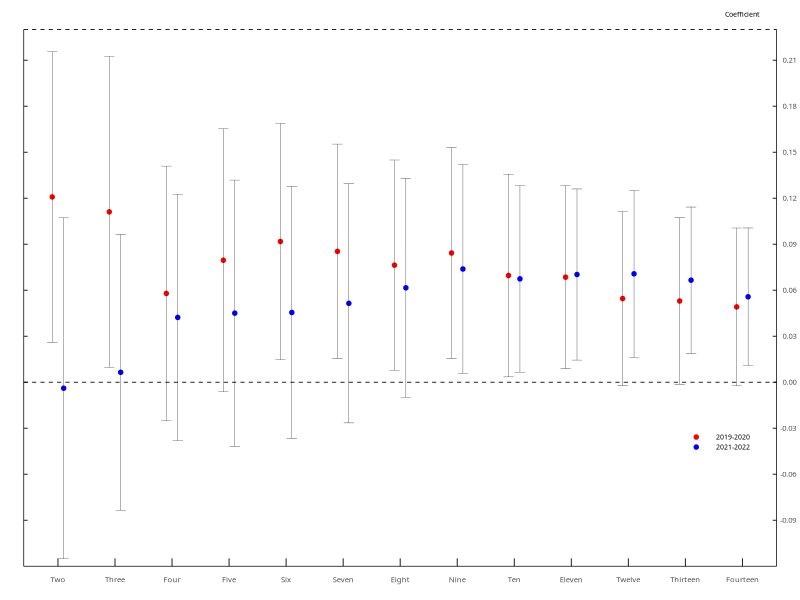
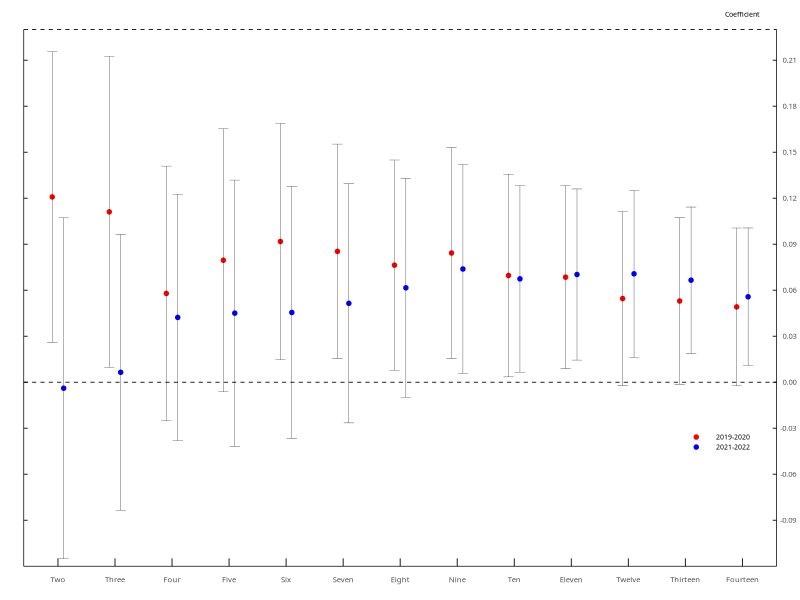
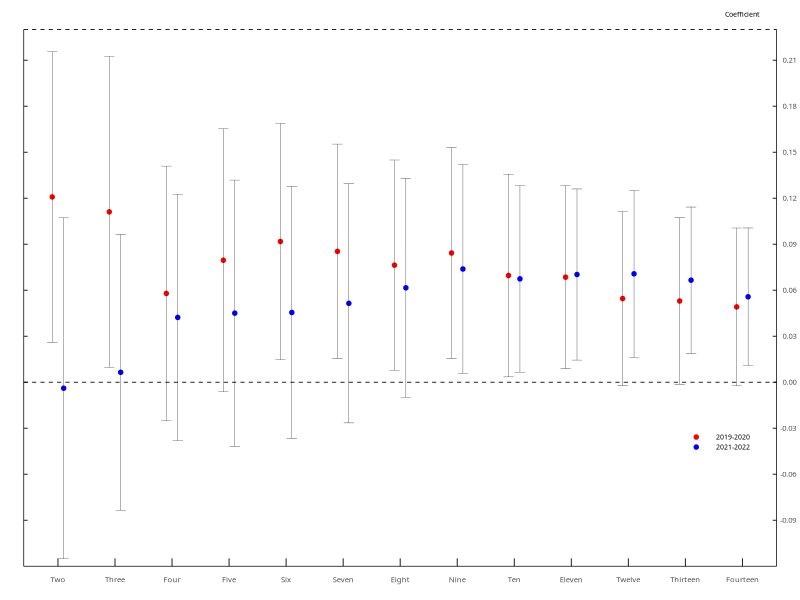

Write R code to recreate these figures, in order.
library(ggplot2)

# Combine the data for the two panels into a single data frame and add a 'phase' column
data_combined <- rbind(
  data.frame(
    variable = c("Two","Three", "Four", "Five", "Six", "Seven", "Eight", "Nine", "Ten", "Eleven", "Twelve", "Thirteen", "Fourteen"),
    estimate = c(0.1208316,	0.1110865,	0.0578944,	0.0795354,	0.091766,	0.085331,	0.0763201,	0.0842728,	0.0695959,	0.0684883,	0.054551,	0.0529644,	0.0491159
),
    se = c(0.0483422,	0.0517536,	0.0423829,	0.0437696,	0.0393661,	0.0357076,	0.0350024,	0.0351015,	0.0337261,	0.0304731,	0.0289877,	0.02767,	0.0262532	
),
    low_ci = c(0.026080888,	0.009649444,	-0.025176084,	-0.006253016,	0.014608444,	0.015344104,	0.007715396,	0.01547386,	0.003492744,	0.008761024,	-0.002264892,	-0.0012688,	-0.002340372	
),
    high_ci = c(0.215582312,	0.212523556,	0.140964884,	0.165323816,	0.168923556,	0.155317896,	0.144924804,	0.15307174,	0.135699056,	0.128215576,	0.111366892,	0.1071976,	0.100572172	
),      
    phase = "2019-2020"  # Added 'phase' column with the phase label
  ),
  data.frame(
    variable = c("Two","Three", "Four", "Five", "Six", "Seven", "Eight", "Nine", "Ten", "Eleven", "Twelve", "Thirteen", "Fourteen"),
    estimate = c(-0.0039199,	0.0064493,	0.0422489,	0.0450465,	0.0454671,	0.0514414,	0.0615638,	0.0738339,	0.0674243,	0.0702456,	0.0707019,	0.0665521,	0.055709	
),
    se = c(0.0567786,	0.0459004,	0.041,	0.0442816,	0.0418322,	0.0397856,	0.0364609,	0.0347854,	0.0310453,	0.0284644,	0.0278207,	0.0243373,	0.0228974	
),
    low_ci = c(-0.115205956,	-0.083515484,	-0.0381111,	-0.041745436,	-0.036524012,	-0.026538376,	-0.009899564,	0.005654516,	0.006575512,	0.014455376,	0.016173328,	0.018850992,	0.010830096	
),
    high_ci = c(0.107366156,	0.096414084,	0.1226089,	0.131838436,	0.127458212,	0.129421176,	0.133027164,	0.142013284,	0.128273088,	0.126035824,	0.125230472,	0.114253208,	0.100587904	
),      
    phase = "2021-2022"  # Added 'phase' column with the phase label
  )
  
)

# Specify the order of the x-axis labels
x_axis_order_combined <- c("Two","Three", "Four", "Five", "Six", "Seven", "Eight", "Nine", "Ten", "Eleven", "Twelve", "Thirteen", "Fourteen")
data_combined$variable <- factor(data_combined$variable, levels = x_axis_order_combined)

scaleFUN <- function(x) {
  formatted_labels <- format(x, nsmall = 1)
  formatted_labels[formatted_labels == "0.0"] <- "0.0"
  paste0(formatted_labels)
}
# Create the plot with both panels side by side and a legend
plot_combined <- ggplot(data_combined, aes(x = variable, color = phase)) +
  geom_point(aes(y = estimate), size = 1.20, position = position_dodge(width = 0.40)) +
  geom_errorbar(aes(ymin = low_ci, ymax = high_ci), size = 0.1, 
                width = ifelse(data_combined$phase == "2019-2020", 0.4, 0.4), 
                color = "black", 
                position = position_dodge2(width = 0.4)) +  # Set error bar color to black
  geom_hline(yintercept = 0, linetype = "dashed", color = "black", size = 0.3) +
  geom_hline(yintercept = 0.23, linetype = "dashed", color = "black", size = 0.3) +
  labs(title = "",
       x = "",
       y = "",
       color = "Phase") +
  theme_minimal() +
  theme(
    plot.title = element_text(hjust = 0.5),
    panel.border = element_blank(),
    panel.spacing = unit(0.5, "lines"),
    panel.grid.major = element_blank(),
    panel.grid.minor = element_blank(),
    axis.line.x = element_line(color = "black", size = 0.25),
    axis.line.y = element_line(color = "black", size = 0.25),
    axis.text.x = element_text(angle = 0, hjust = 0.5, vjust = -3, size = 5.5, family = "CM Roman"),
    axis.ticks.length.y = unit(-0.10, "cm"),
    axis.title.y = element_text(vjust = 1),
    axis.text.y = element_text(vjust = 0.5, hjust = -6, size = 5.5, family = "CM Roman"),
    axis.text.y.left = element_blank(),
    axis.text.y.right = element_text(hjust = 1.2), 
    plot.margin = margin(0.1, 0.1, 0.1, 0.1, "cm"),
    axis.ticks.x = element_line(size = unit(0.3, "cm"), color = "black"),
    axis.ticks.length.x = unit(-0.20, "cm"),
    axis.ticks.y = element_line(size = unit(0.3, "cm"), color = "black"),
    axis.ticks.margin = unit(0.2, "cm"),
    legend.text = element_text(size = 5, family = "CM Roman"),  # Adjust the size here for the legend text
    legend.position = c(0.97, 0.25),
    legend.justification = c("right", "top"),
    legend.box.just = "right",
    legend.margin = margin(0, 3, 0, 0),
    legend.spacing.x = unit(-0.1, "cm"),  # Adjust the spacing between dot and label
  ) +
  coord_cartesian(clip = "off", ylim = c(-0.12, 0.23)) +
  scale_color_manual(values = c("2019-2020" = "red", "2021-2022" = "blue")) +
  scale_y_continuous(
    expand = c(0, 0), 
    breaks = seq(-0.09, 0.23, by = 0.03),
    sec.axis = sec_axis(
      trans = ~., 
      breaks = seq(-0.09, 0.23, by = 0.03), 
    )
  ) +
  annotate("text", x = 13.00, y = 0.24, label = "Coefficient", size = 1.8, family = "CM Roman")


# Remove the legend title
plot_combined <- plot_combined +
  theme(legend.title = element_blank(),
        legend.key.height = unit(0.50, "lines")) +
  guides(shape = FALSE)


# View the combined plot
print(plot_combined)

filename <- "jobkeeping_exit_coef_child.eps"  # Specify the desired filename
ggsave(paste0("/mq/home/m1oma00/Michael/michael_egon/",filename), plot = plot_combined, width = 4.75, height = 2.10, units = "in", device = cairo_ps)

filename_pdf <- "jobkeeping_exit_coef_child.pdf"  # Specify the desired filename with a .pdf extension
ggsave(paste0("/mq/home/m1oma00/Michael/michael_egon/", filename_pdf), plot = plot_combined, width = 4.75, height = 2.10, units = "in", device = cairo_pdf)

